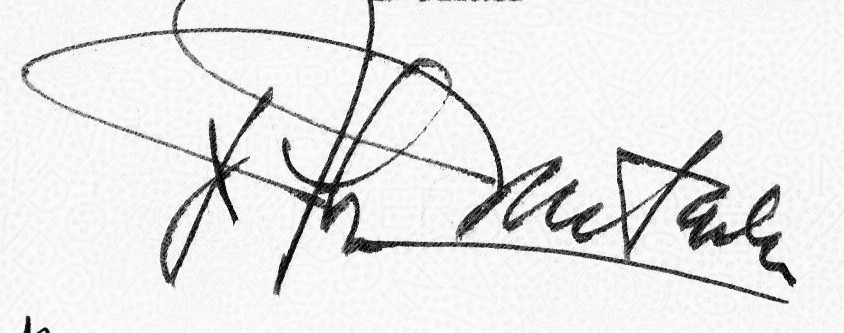
#> input picture TUGAS-6_CITRA/HASIL/hasil_grayscale/01_crop_01_HighQuality_Enhanced_gray.png, 844 x 333 px, found by its file name; its folder holds only this picture in this run
$ python threshold.py
#> lines starting #> are read from the running program, lines starting #| are printed output that depends on the picture; after the words box and inside, x2 and y2 are one past the last pixel; in counts of white or black regions, pixels touching at a corner belong together
import cv2
import os

# ==========================================
# KONFIGURASI
# ==========================================

INPUT_FOLDER = "hasil_grayscale"
OUTPUT_FOLDER = "hasil_threshold"

os.makedirs(OUTPUT_FOLDER, exist_ok=True)

# ==========================================
# CARI SEMUA GAMBAR GRAYSCALE
# ==========================================

ekstensi = (".jpg", ".jpeg", ".png", ".bmp")

files = sorted([
    f for f in os.listdir(INPUT_FOLDER)
    if f.lower().endswith(ekstensi)
])

if len(files) == 0:
    print("Tidak ada gambar di folder hasil_grayscale!")
    exit()

print("=" * 70)
print("THRESHOLDING 3 METODE")
print("=" * 70)
print("Jumlah gambar :", len(files))
print()

# ==========================================
# PROSES SEMUA GAMBAR
# ==========================================

for nomor, filename in enumerate(files, start=1):

    input_path = os.path.join(
        INPUT_FOLDER,
        filename
    )

    gray = cv2.imread(
        input_path,
        cv2.IMREAD_GRAYSCALE
    )
#> gray is the input picture: shape (333, 844); min 0, max 254, mean 230.9

    if gray is None:
        print("Gagal membaca:", filename)
        continue

    nama, ext = os.path.splitext(filename)

    # ======================================
    # 1. GLOBAL THRESHOLD
    # ======================================

    _, global_threshold = cv2.threshold(
        gray,
        127,
        255,
        cv2.THRESH_BINARY
    )
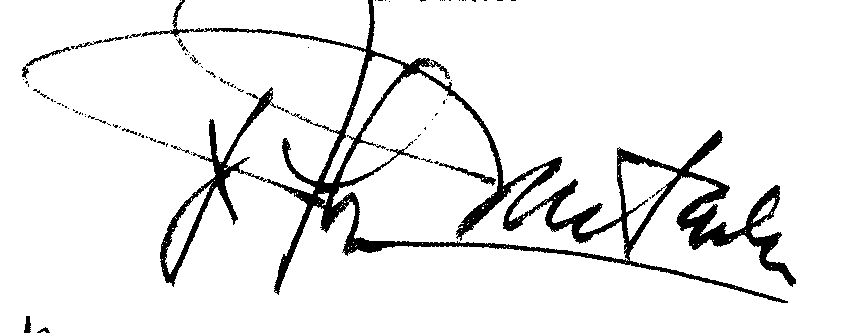
#> global_threshold: shape (333, 844); 92.4% white; 94 black regions (80 under 20 px), largest, box (x1, y1, x2, y2) and area: (141, 0, 796, 303) 20097, (439, 163, 496, 186) 243, (22, 47, 71, 79) 191

    # ======================================
    # 2. OTSU THRESHOLD
    # ======================================

    otsu_value, otsu_threshold = cv2.threshold(
        gray,
        0,
        255,
        cv2.THRESH_BINARY + cv2.THRESH_OTSU
    )
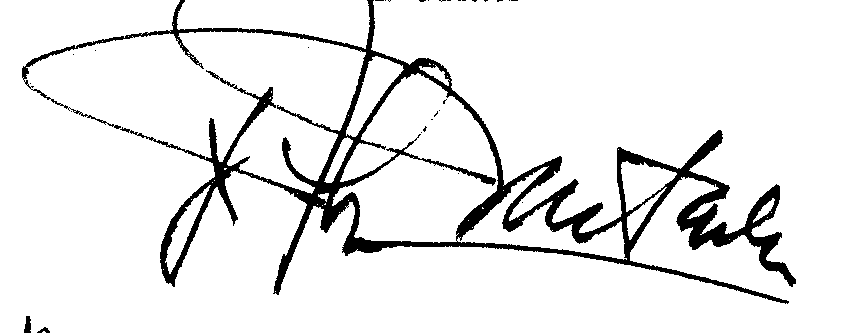
#> otsu_threshold: shape (333, 844); 91.5% white; 31 black regions (28 under 20 px), largest, box (x1, y1, x2, y2) and area: (22, 0, 796, 304) 23556, (24, 316, 31, 333) 92, (37, 327, 50, 333) 42
#> otsu_value = 157

    # ======================================
    # 3. ADAPTIVE THRESHOLD
    # ======================================

    adaptive_threshold = cv2.adaptiveThreshold(
        gray,
        255,
        cv2.ADAPTIVE_THRESH_GAUSSIAN_C,
        cv2.THRESH_BINARY,
        21,
        5
    )
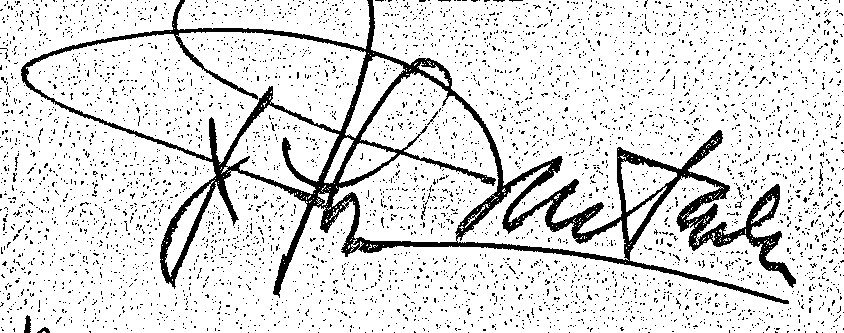
#> adaptive_threshold: shape (333, 844); 87% white; 4364 black regions (4355 under 20 px), largest, box (x1, y1, x2, y2) and area: (21, 0, 796, 304) 23172, (24, 315, 31, 333) 90, (37, 327, 50, 333) 44

    # ======================================
    # BUAT FOLDER MASING-MASING
    # ======================================

    folder_global = os.path.join(
        OUTPUT_FOLDER,
        "global"
    )

    folder_otsu = os.path.join(
        OUTPUT_FOLDER,
        "otsu"
    )

    folder_adaptive = os.path.join(
        OUTPUT_FOLDER,
        "adaptive"
    )

    os.makedirs(folder_global, exist_ok=True)
    os.makedirs(folder_otsu, exist_ok=True)
    os.makedirs(folder_adaptive, exist_ok=True)

    # ======================================
    # SIMPAN GLOBAL
    # ======================================

    global_path = os.path.join(
        folder_global,
        f"{nama}_global.png"
    )

    cv2.imwrite(
        global_path,
        global_threshold
    )

    # ======================================
    # SIMPAN OTSU
    # ======================================

    otsu_path = os.path.join(
        folder_otsu,
        f"{nama}_otsu.png"
    )

    cv2.imwrite(
        otsu_path,
        otsu_threshold
    )

    # ======================================
    # SIMPAN ADAPTIVE
    # ======================================

    adaptive_path = os.path.join(
        folder_adaptive,
        f"{nama}_adaptive.png"
    )

    cv2.imwrite(
        adaptive_path,
        adaptive_threshold
    )

    # ======================================
    # INFORMASI
    # ======================================

    print(
        f"[{nomor}/{len(files)}] {filename}"
    )

    print(
        f"    Global   : threshold = 127"
    )

    print(
        f"    Otsu     : threshold = {otsu_value:.2f}"
    )
#|     Otsu     : threshold = 157.00

    print(
        f"    Adaptive : Gaussian"
    )

# ==========================================
# SELESAI
# ==========================================

print()
print("=" * 70)
print("THRESHOLDING SELESAI")
print("=" * 70)

print("Hasil tersimpan di:")
print(os.path.abspath(OUTPUT_FOLDER))
